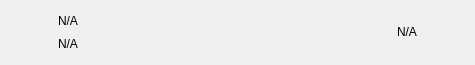
<?xml version="1.0" encoding="UTF-8"?>
<ui version="4.0">
 <class>MNRow</class>
 <widget class="QWidget" name="MNRow">
  <property name="geometry">
   <rect>
    <x>0</x>
    <y>0</y>
    <width>475</width>
    <height>65</height>
   </rect>
  </property>
  <property name="windowTitle">
   <string notr="true">N/A</string>
  </property>
  <property name="styleSheet">
   <string notr="true"/>
  </property>
  <layout class="QVBoxLayout" name="verticalLayout_2">
   <property name="spacing">
    <number>0</number>
   </property>
   <property name="leftMargin">
    <number>20</number>
   </property>
   <property name="topMargin">
    <number>0</number>
   </property>
   <property name="rightMargin">
    <number>20</number>
   </property>
   <property name="bottomMargin">
    <number>0</number>
   </property>
   <item>
    <widget class="QFrame" name="frame_2">
     <property name="styleSheet">
      <string notr="true">border:none;</string>
     </property>
     <property name="frameShape">
      <enum>QFrame::StyledPanel</enum>
     </property>
     <property name="frameShadow">
      <enum>QFrame::Raised</enum>
     </property>
     <layout class="QHBoxLayout" name="horizontalLayout">
      <property name="leftMargin">
       <number>0</number>
      </property>
      <property name="rightMargin">
       <number>0</number>
      </property>
      <item>
       <widget class="QPushButton" name="btnIcon">
        <property name="minimumSize">
         <size>
          <width>32</width>
          <height>32</height>
         </size>
        </property>
        <property name="maximumSize">
         <size>
          <width>36</width>
          <height>36</height>
         </size>
        </property>
        <property name="focusPolicy">
         <enum>Qt::NoFocus</enum>
        </property>
        <property name="text">
         <string notr="true"/>
        </property>
        <property name="iconSize">
         <size>
          <width>32</width>
          <height>32</height>
         </size>
        </property>
       </widget>
      </item>
      <item>
       <widget class="QFrame" name="frame">
        <property name="styleSheet">
         <string notr="true">border:none;padding:0px;</string>
        </property>
        <property name="frameShape">
         <enum>QFrame::StyledPanel</enum>
        </property>
        <property name="frameShadow">
         <enum>QFrame::Raised</enum>
        </property>
        <layout class="QVBoxLayout" name="verticalLayout">
         <property name="spacing">
          <number>0</number>
         </property>
         <property name="leftMargin">
          <number>0</number>
         </property>
         <property name="topMargin">
          <number>0</number>
         </property>
         <property name="rightMargin">
          <number>0</number>
         </property>
         <property name="bottomMargin">
          <number>0</number>
         </property>
         <item>
          <widget class="QLabel" name="labelName">
           <property name="text">
            <string notr="true">N/A</string>
           </property>
          </widget>
         </item>
         <item>
          <widget class="QLabel" name="labelAddress">
           <property name="text">
            <string notr="true">N/A</string>
           </property>
          </widget>
         </item>
        </layout>
       </widget>
      </item>
      <item>
       <spacer name="horizontalSpacer">
        <property name="orientation">
         <enum>Qt::Horizontal</enum>
        </property>
        <property name="sizeHint" stdset="0">
         <size>
          <width>40</width>
          <height>20</height>
         </size>
        </property>
       </spacer>
      </item>
      <item>
       <widget class="QLabel" name="labelDate">
        <property name="text">
         <string notr="true">N/A</string>
        </property>
       </widget>
      </item>
      <item>
       <widget class="QPushButton" name="pushButtonMenu">
        <property name="focusPolicy">
         <enum>Qt::NoFocus</enum>
        </property>
        <property name="styleSheet">
         <string notr="true">border:none; background-color:transparent; padding:0px;</string>
        </property>
        <property name="text">
         <string/>
        </property>
        <property name="icon">
         <iconset>
          <normaloff>:/ic-menu-hover</normaloff>:/ic-menu-hover</iconset>
        </property>
        <property name="iconSize">
         <size>
          <width>24</width>
          <height>24</height>
         </size>
        </property>
       </widget>
      </item>
     </layout>
    </widget>
   </item>
   <item>
    <widget class="QLabel" name="lblDivisory">
     <property name="minimumSize">
      <size>
       <width>0</width>
       <height>1</height>
      </size>
     </property>
     <property name="maximumSize">
      <size>
       <width>16777215</width>
       <height>1</height>
      </size>
     </property>
     <property name="text">
      <string/>
     </property>
     <property name="alignment">
      <set>Qt::AlignBottom|Qt::AlignLeading|Qt::AlignLeft</set>
     </property>
    </widget>
   </item>
  </layout>
 </widget>
 <resources/>
 <connections/>
</ui>
